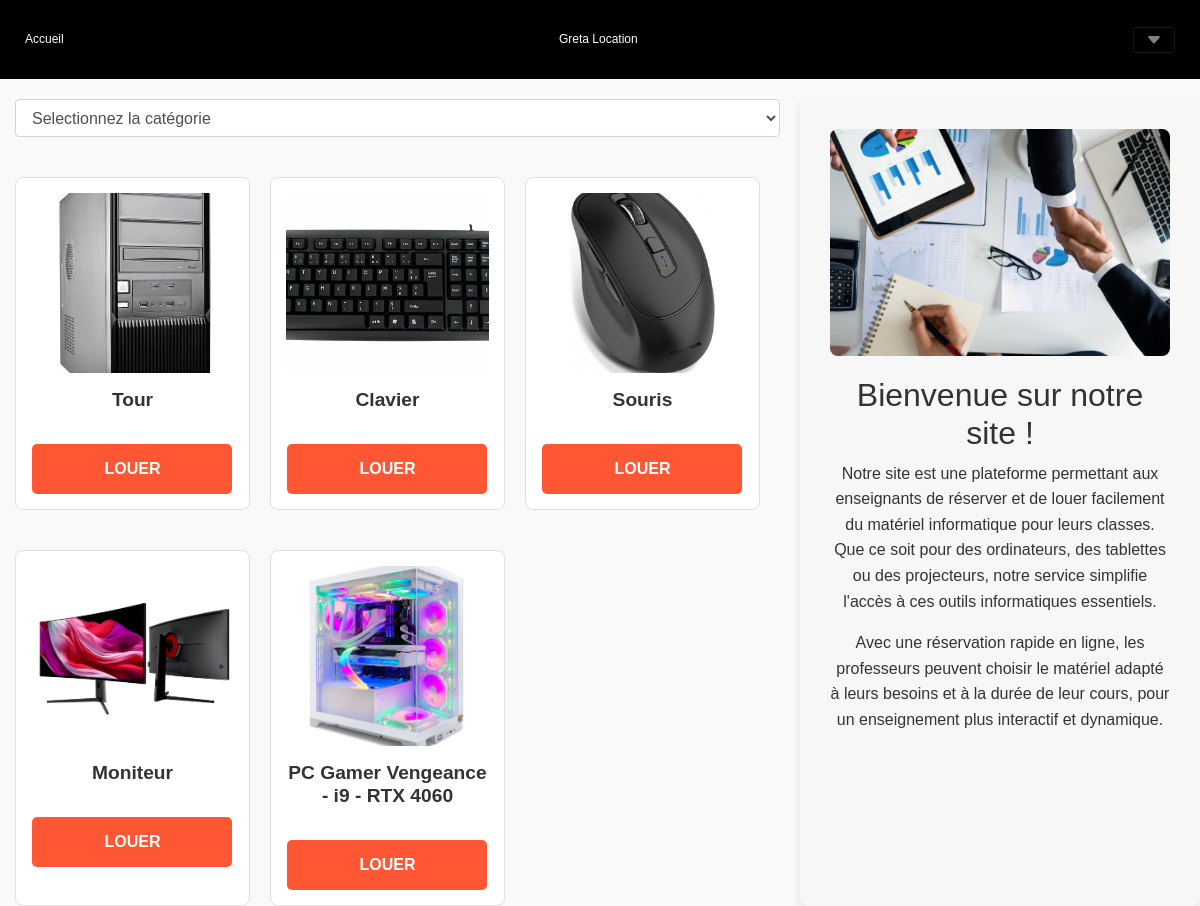
The app's page /Controlleur/ctrlAccueil.php?idCat=1 with its own data.
### tables this page shows
CREATE TABLE `equipement` (
  `id` int(11) NOT NULL,
  `catégorie` int(11) NOT NULL,
  `libelle` varchar(50) NOT NULL,
  `description` varchar(255) NOT NULL
);

### Controlleur/ctrlAccueil.php (called while the page is built, shortened)
<?php
include "$racine/vue/VueEntete.php";
include_once("$racine/model/ModelEquipementDAO.php");
include_once("$racine/model/ModelReservationDAO.php");
include_once("$racine/model/ModelCategorieDAO.php");
include "$racine/vue/VueAccueil.php";
include "$racine/vue/VuePied.php";
?>

### Data/connexionDB.php (called while the page is built, shortened)
<?php
   class ConnexionDB{
        private static $connexion;
        public static function getInstance(){
            if(!self::$connexion){
                try {
                    $serveur = 'mysql:host=localhost;';
                    $bdd = 'dbname=gretagenis';
                    $user = 'root' ;
                    $mdp = '' ;
                    self::$connexion = new PDO($serveur.$bdd, $user, $mdp);
                    self::$connexion->query("SET CHARACTER SET utf8");
                } catch (PDOException $e) {
                        echo " Error connexion: " . $serveur . " " . $bdd . " " . $user . " " . $mdp . " " . $e->getMessage() ;
                        throw new Exception("Erreur à  la connexion \n" . $e->getMessage());
                }
            }
            return self::$connexion;
        }
     }
?>

### Model/ModelEquipementDAO.php (called while the page is built, shortened)
<?php
include_once("./Data/ConnexionDB.php");
include_once("./classes/Equipement.php");
include_once("./Model/ModelCategorieDAO.php");
class ModelEquipementDAO {
    public static function getAllEquipement($cat = null){
        try{
            if(isset($cat)){
                if(ModelCategorieDAO::existCategorie($cat)){
                    $req = ConnexionDB::getInstance()->prepare("SELECT * FROM equipement WHERE catégorie = ? ORDER BY catégorie");
                    $req ->execute(array($cat));
                }else{
                    echo '<script>window.location.href="./?action=accueil"</script>';
                    die();
                }
            }else{
                $req = ConnexionDB::getInstance()->query("SELECT * FROM equipement ");
            }
             while ($ligne = $req->fetch(PDO::FETCH_ASSOC)) {
                $unObjet = new Equipement(
                    $ligne['id'],
                    $ligne['libelle'],
                    ModelCategorieDAO::getCategorie($ligne['catégorie']),
                    $ligne['description']
            );
                $resultat[] = $unObjet;
            }
                return $resultat;
        }catch(PDOException $ex){
            print "Erreur : ". $ex->getMessage();
        }
    }
}
?>

### Model/ModelCategorieDAO.php (called while the page is built, shortened)
<?php
include_once("Data/ConnexionDB.php");
class ModelCategorieDAO{
    public static function getCategorie($id){
        $req = ConnexionDB::getInstance()->prepare("SELECT libelle FROM categorie WHERE id = ?");
        $req -> execute(array($id));
        $row = $req->fetch(PDO::FETCH_ASSOC);
        return $row['libelle'];
    }
    public static function existCategorie($id){
        $req = ConnexionDB::getInstance()->prepare("SELECT libelle FROM categorie WHERE id = ?");
        $req -> execute(array($id));
        return ($req->rowCount()>0);
    }
}
?>

### classes/Equipement.php (called while the page is built, shortened)
<?php
class Equipement {
    private string $code;
    private string $libelle;
        function __construct(string $code, string $libelle, string $c = null, $d = null){
            $this->code = $code;
            $this->libelle = $libelle;
        }
    public function getLibelle(){
        return $this->libelle;
    }
    public function getCode(){
        return $this->code;
    }
}

### Vue/vueAccueil.php (the view, shortened to what this page needs)
<div class="ensemble">
    <div class="equip">
    <select id="categorie" name="categorie" class="form-control">
                <option value="" disabled selected>Selectionnez la catégorie</option>
    </select>
        <?php
if(isset($_GET['idCat'])){
    $categorie = filter_input(INPUT_GET, 'idCat', FILTER_SANITIZE_STRING);
    $allobj = ModelEquipementDAO::getAllEquipement($categorie);
        foreach($allobj as $result){
            if(!ModelReservationDAO::reservationExist($result->getCode()))
            {
                $resultat[] = $result;
            }
        }
        if(isset($resultat)){
        for($i = 0; $i < count($resultat); $i++):?>
            <div class="defaut">
                <img class="photo" src="<?php echo "./img/".$resultat[$i]->getCode(); ?>.jpg" alt="img" />
                <div class="enfant">
                    <h1><?=$resultat[$i]->getLibelle()?></h1>
                    <div class="prix">
                    <a href="./?action=location&article=<?=$resultat[$i]->getCode()?>" class="btn">Louer</a>
                    </div>
                </div>
            </div>
        <?php endfor;
        }else{
            echo 'Aucun article disponible.';
        }
    }
     ?>
    </div>
<div class="description">
    <img class="img-fluid" src="./img/commercial.jpg" alt="Commercial" />
    <h2>Bienvenue sur notre site !</h2>
    <p>Notre site est une plateforme permettant aux enseignants de réserver et de louer facilement du matériel informatique pour leurs classes. Que ce soit pour des ordinateurs, des tablettes ou des projecteurs, notre service simplifie l'accès à ces outils informatiques essentiels.</p>
    <p>Avec une réservation rapide en ligne, les professeurs peuvent choisir le matériel adapté à leurs besoins et à la durée de leur cours, pour un enseignement plus interactif et dynamique.</p>
</div>
</div>

### Vue/VueEntete.php (shortened to what this page needs)
<html>
    <head>
        <link rel="stylesheet" href="https://cdn.jsdelivr.net/npm/bootstrap@4.4.1/dist/css/bootstrap.min.css" />
        <link rel="stylesheet" href="css/navbar.css" />
    </head>
<body>
<nav class="navbar navbar-dark" style="background-color: black;">
             <a class="navbar-brand" href="./?action=accueil">Accueil</a>
             <div class="navbar-brand">Greta Location</div>
            <button class="navbar-toggler" type="button" data-toggle="collapse" data-target="#navbarsExample01" aria-controls="navbarsExample01" aria-expanded="false" aria-label="Toggle navigation">
            <svg xmlns="http://www.w3.org/2000/svg" width="16" height="16" fill="currentColor" class="bi bi-caret-down-fill" viewBox="0 0 16 16">
  <path d="M7.247 11.14 2.451 5.658C1.885 5.013 2.345 4 3.204 4h9.592a1 1 0 0 1 .753 1.659l-4.796 5.48a1 1 0 0 1-1.506 0z"/>
</svg>
            </button>
          </nav>

### Vue/VuePied.php (shortened to what this page needs)
</body>
</html>

### css/navbar.css (style rules this page uses)
@media (max-width: 1200px) { .navbar { padding:25px; } }
@media (max-width: 1200px) { .navbar * { font-size: 12px; } }

### Vue/vueAccueil.php (style rules this page uses)
* { box-sizing: border-box; margin: 0; padding: 0; font-family: 'Poppins', sans-serif; }
body { background-color: #f9f9f9; color: #333; line-height: 1.6; }
.ensemble { display: flex; flex-direction: row; width: 100%; gap: 20px; justify-content: space-between; margin-top: 20px; }
.equip { display: flex; flex-wrap: wrap; gap: 20px; justify-content: flex-start; width: 65%; height: 20%; padding-left: 15px; }
.defaut { display: flex; flex-direction: column; padding: 15px; margin-top: 20px; border: solid 1px #e0e0e0; border-radius: 8px; width: calc(33.333% - 20px); background-color: #fff; transition: box-shadow 0.3s ease-in-out; }
.photo { width: 100%; height: 180px; object-fit: cover; border-radius: 8px; margin-bottom: 15px; }
.enfant { display: flex; flex-direction: column; gap: 10px; text-align: center; }
.enfant h1 { font-size: 1.2rem; font-weight: 600; color: #333; }
.btn { padding: 12px 20px; width: 100%; max-width: 200px; background-color: #ff5733; color: white; text-decoration: none; text-transform: uppercase; border-radius: 5px; font-weight: bold; text-align: center; margin-top: 15px; transition: background-color 0.3s ease, transform 0.3s ease; }
.description { background-color: #f7f7f7; padding: 30px; border-radius: 8px; flex: 2 ; text-align: center; box-shadow: 0 4px 8px rgba(0, 0, 0, 0.1); }
.description img { max-width: 100%; border-radius: 8px; margin-bottom: 20px; }

### records on screen
equipement: shows a picture, libelle "Clavier"
equipement: shows a picture, libelle "Souris"
equipement: shows a picture, libelle "Moniteur"
equipement: shows a picture, description "PC Gamer Vengeance - i9 - RTX 4060"

### other values on screen
$resultat[$i]->getLibelle() "Tour"
